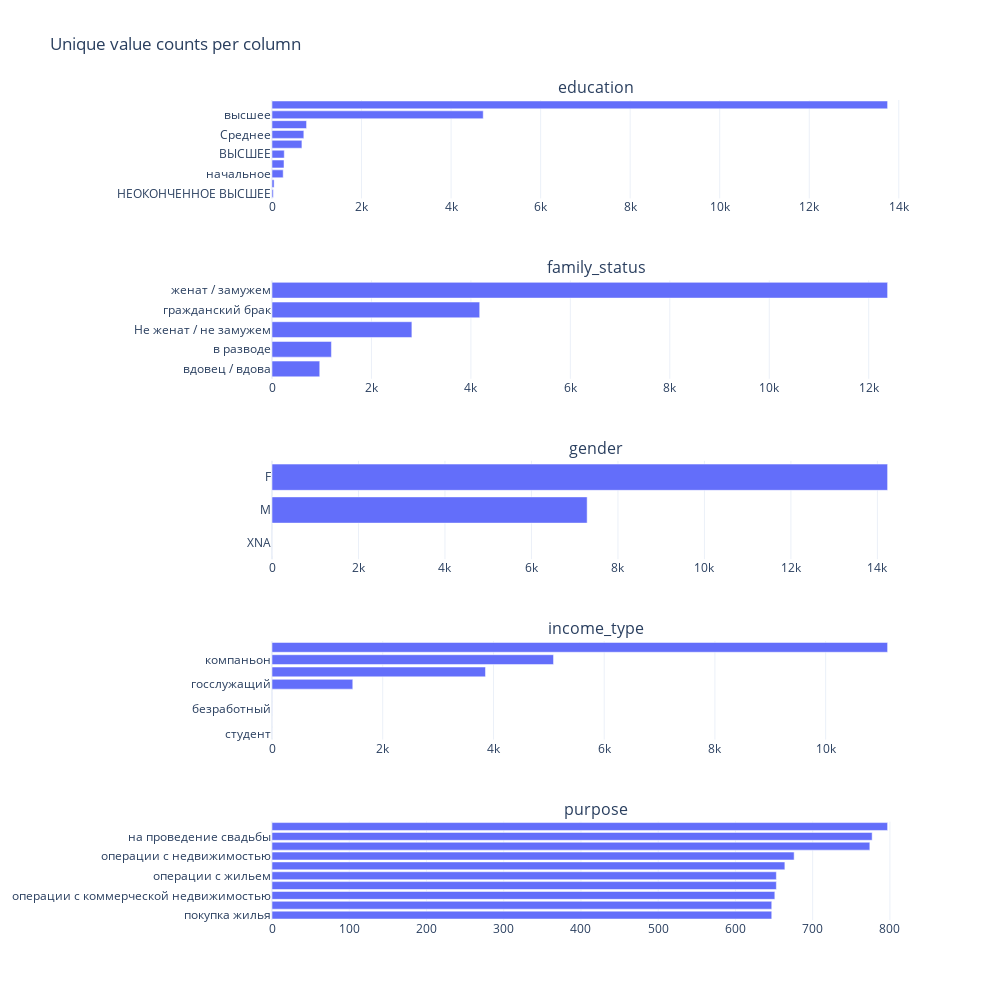

Source (notebook cell):
### Code cell
plot_unique_counts(
    raw_score, 
    ['education', 'family_status', 'gender', 'income_type', 'purpose'],
    n_cols=1,
    top_n=10,
    fig_size=(FIG_WIDTH, 2*FIG_HEIGHT)
)

### Figure 1 — Plotly figure (JSON) as saved in the notebook; plotly's stock layout.template omitted (floating-point values rounded to 4 significant figures)
{"data": [{"alignmentgroup": "True", "hovertemplate": "ucount=%{x}<br>values=%{y}<extra></extra>", "legendgroup": "", "marker": {"color": "#636efa", "pattern": {"shape": ""}}, "name": "", "offsetgroup": "", "orientation": "h", "showlegend": false, "textposition": "auto", "type": "bar", "x": [29, 47, 250, 268, 274, 668, 711, 772, 4718, 13750], "xaxis": "x", "y": ["НЕОКОНЧЕННОЕ ВЫСШЕЕ", "Неоконченное высшее", "начальное", "Высшее", "ВЫСШЕЕ", "неоконченное высшее", "Среднее", "СРЕДНЕЕ", "высшее", "среднее"], "yaxis": "y"}, {"alignmentgroup": "True", "hovertemplate": "ucount=%{x}<br>values=%{y}<extra></extra>", "legendgroup": "", "marker": {"color": "#636efa", "pattern": {"shape": ""}}, "name": "", "offsetgroup": "", "orientation": "h", "showlegend": false, "textposition": "auto", "type": "bar", "x": [960, 1195, 2813, 4177, 12380], "xaxis": "x2", "y": ["вдовец / вдова", "в разводе", "Не женат / не замужем", "гражданский брак", "женат / замужем"], "yaxis": "y2"}, {"alignmentgroup": "True", "hovertemplate": "ucount=%{x}<br>values=%{y}<extra></extra>", "legendgroup": "", "marker": {"color": "#636efa", "pattern": {"shape": ""}}, "name": "", "offsetgroup": "", "orientation": "h", "showlegend": false, "textposition": "auto", "type": "bar", "x": [1, 7288, 14236], "xaxis": "x3", "y": ["XNA", "M", "F"], "yaxis": "y3"}, {"alignmentgroup": "True", "hovertemplate": "ucount=%{x}<br>values=%{y}<extra></extra>", "legendgroup": "", "marker": {"color": "#636efa", "pattern": {"shape": ""}}, "name": "", "offsetgroup": "", "orientation": "h", "showlegend": false, "textposition": "auto", "type": "bar", "x": [1, 1, 2, 2, 1459, 3856, 5085, 11119], "xaxis": "x4", "y": ["студент", "в декрете", "безработный", "предприниматель", "госслужащий", "пенсионер", "компаньон", "сотрудник"], "yaxis": "y4"}, {"alignmentgroup": "True", "hovertemplate": "ucount=%{x}<br>values=%{y}<extra></extra>", "legendgroup": "", "marker": {"color": "#636efa", "pattern": {"shape": ""}}, "name": "", "offsetgroup": "", "orientation": "h", "showlegend": false, "textposition": "auto", "type": "bar", "x": [647, 647, 651, 653, 653, 664, 676, 774, 777, 797], "xaxis": "x5", "y": ["покупка жилья", "жилье", "операции с коммерческой недвижимостью", "покупка жилья для сдачи", "операции с жильем", "покупка коммерческой недвижимости", "операции с недвижимостью", "сыграть свадьбу", "на проведение свадьбы", "свадьба"], "yaxis": "y5"}], "layout": {"annotations": [{"font": {"size": 16}, "showarrow": false, "text": "education", "x": 0.5, "xanchor": "center", "xref": "paper", "y": 1, "yanchor": "bottom", "yref": "paper"}, {"font": {"size": 16}, "showarrow": false, "text": "family_status", "x": 0.5, "xanchor": "center", "xref": "paper", "y": 0.78, "yanchor": "bottom", "yref": "paper"}, {"font": {"size": 16}, "showarrow": false, "text": "gender", "x": 0.5, "xanchor": "center", "xref": "paper", "y": 0.56, "yanchor": "bottom", "yref": "paper"}, {"font": {"size": 16}, "showarrow": false, "text": "income_type", "x": 0.5, "xanchor": "center", "xref": "paper", "y": 0.34, "yanchor": "bottom", "yref": "paper"}, {"font": {"size": 16}, "showarrow": false, "text": "purpose", "x": 0.5, "xanchor": "center", "xref": "paper", "y": 0.12, "yanchor": "bottom", "yref": "paper"}], "height": 1000, "showlegend": false, "title": {"text": "Unique value counts per column"}, "width": 1000, "xaxis": {"anchor": "y", "domain": [0, 1]}, "xaxis2": {"anchor": "y2", "domain": [0, 1]}, "xaxis3": {"anchor": "y3", "domain": [0, 1]}, "xaxis4": {"anchor": "y4", "domain": [0, 1]}, "xaxis5": {"anchor": "y5", "domain": [0, 1]}, "yaxis": {"anchor": "x", "domain": [0.88, 1]}, "yaxis2": {"anchor": "x2", "domain": [0.66, 0.78]}, "yaxis3": {"anchor": "x3", "domain": [0.44, 0.56]}, "yaxis4": {"anchor": "x4", "domain": [0.22, 0.34]}, "yaxis5": {"anchor": "x5", "domain": [0, 0.12]}}}
